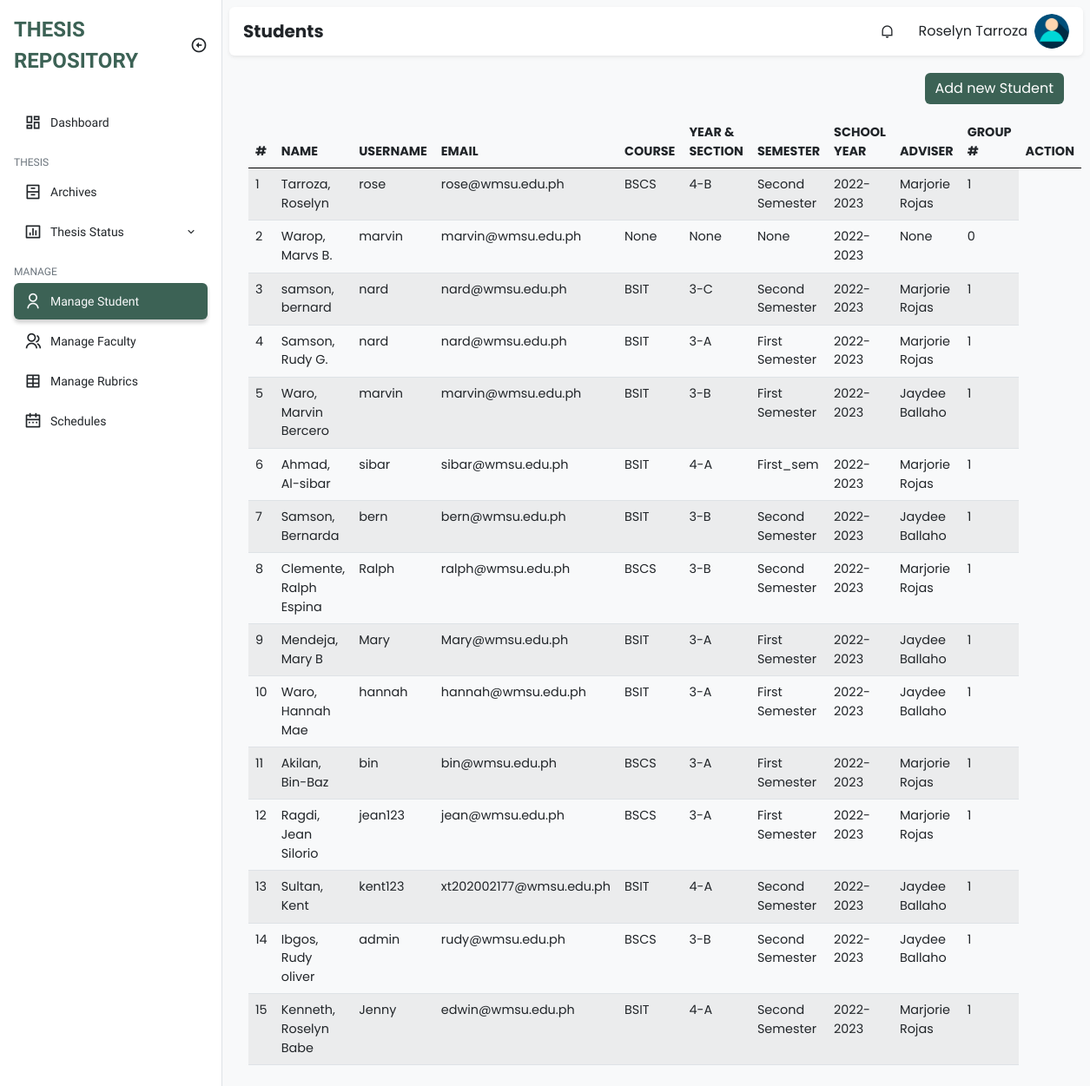
The app's page /admin/manage_students.php (signed in) with its own data.
### tables this page shows
CREATE TABLE `student` (
  `id` int(11) NOT NULL,
  `firstname` varchar(255) NOT NULL,
  `middle_name` varchar(255) NOT NULL,
  `lastname` varchar(255) NOT NULL,
  `username` varchar(255) NOT NULL,
  `email` varchar(100) NOT NULL,
  `password` varchar(255) NOT NULL,
  `type` varchar(100) NOT NULL,
  `course` varchar(100) NOT NULL,
  `year_and_section` varchar(20) NOT NULL,
  `sem` varchar(100) NOT NULL,
  `school_year` varchar(50) NOT NULL,
  `your_adviser` varchar(100) NOT NULL,
  `your_group` int(10) NOT NULL,
  `created_at` timestamp NOT NULL DEFAULT current_timestamp(),
  `updated_at` timestamp NOT NULL DEFAULT current_timestamp() ON UPDATE current_timestamp()
);

### class/student.class.php (called while the page is built, shortened)
<?php
class Student{
    protected $db;
    function __construct()
    {
        $this->db = new Database();
    }
    function show(){
        $sql = "SELECT * FROM student ORDER BY CONCAT('lastname',', ','firstname') ASC;";
        $query=$this->db->connect()->prepare($sql);
        if($query->execute()){
            $data = $query->fetchAll();
        }
        return $data;
    }
}
?>

### class/database.sample.php (called while the page is built)
<?php
class Database{
    private $host = 'localhost';
    private $username = 'root';
    private $password = '';
    private $database = 'tams';
    protected $connection;
    function connect(){
        try
			{
				$this->connection = new PDO("mysql:host=$this->host;dbname=$this->database",
											$this->username, $this->password);
			}
			catch (PDOException $e)
			{
				echo "Connection error " . $e->getMessage();
			}
        return $this->connection;
    }
}
?>

### admin/manage_students.php (the view, shortened to what this page needs)
<?php
require_once '../class/student.class.php';
?>
<!DOCTYPE html>
<html lang="en">
  <head>
    <link
      href="https://cdn.jsdelivr.net/npm/remixicon@2.5.0/fonts/remixicon.css"
      rel="stylesheet"
    />
    <link rel="stylesheet" href="https://cdn.datatables.net/1.13.1/css/dataTables.bootstrap5.min.css">
    <link rel="stylesheet" href="https://cdn.datatables.net/responsive/2.4.0/css/responsive.bootstrap.min.css">
    <link rel="stylesheet" href="../assets/css/bootstrap.min.css" />
    <link rel="stylesheet" href="../assets/css/style.css" />
  </head>
  <body>
    <div class="sidebar position-fixed top-0 bottom-0 bg-white border-end">
      <div class="d-flex align-items-center p-3">
        <a
          href="#"
          class="sidebar-logo text-uppercase fw-bold text-decoration-none text-indigo fs-4"
          >Thesis Repository</a
        >
        <i
          class="sidebar-toggle ri-arrow-left-circle-line ms-auto fs-5 d-none d-md-block"
        ></i>
      </div>
      <ul class="sidebar-menu p-3 m-0 mb-0">
        <li class="sidebar-menu-item">
          <a href="dashboard.php">
            <i class="ri-dashboard-line sidebar-menu-item-icon"></i>
            Dashboard
          </a>
        </li>
        <li class="sidebar-menu-divider mt-3 mb-1 text-uppercase">Thesis</li>
        <li class="sidebar-menu-item">
          <a href="archives.php">
            <i class="ri-archive-drawer-line sidebar-menu-item-icon"></i>
            Archives
          </a>
        </li>
        <li class="sidebar-menu-item has-dropdown">
          <a href="thesis_status.php">
              <i class="ri-bar-chart-box-line sidebar-menu-item-icon"></i>
              Thesis Status
              <i class="ri-arrow-down-s-line sidebar-menu-item-accordion ms-auto"></i>
          </a>
      </li>
        <li class="sidebar-menu-divider mt-3 mb-1 text-uppercase">Manage</li>
        <li class="sidebar-menu-item active">
          <a href="manage_students.html">
            <i class="ri-user-line sidebar-menu-item-icon"></i>
            Manage Student
          </a>
        </li>
        <li class="sidebar-menu-item">
          <a href="manage_faculty.php">
            <i class="ri-group-line sidebar-menu-item-icon"></i>
            Manage Faculty
          </a>
        </li>
        <li class="sidebar-menu-item">
          <a href="manage_rubrics.php">
            <i class="ri-table-2 sidebar-menu-item-icon"></i>
            Manage Rubrics
          </a>
        </li>
        <li class="sidebar-menu-item">
          <a href="manage_schedules.php">
            <i class="ri-calendar-2-line sidebar-menu-item-icon"></i>
            Schedules
          </a>
        </li>
      </ul>
    </div>
    <main class="bg-light">
      <div class="p-2">
        <nav class="px-3 py-2 bg-white rounded shadow-sm">
          <h5 class="fw-bold mb-0 me-auto">Students</h5>
          <div class="dropdown me-3 d-none d-sm-block">
            <div
              class="cursor-pointer dropdown-toggle navbar-link"
              data-bs-toggle="dropdown"
              aria-expanded="false"
            >
              <i class="ri-notification-line"></i>
            </div>
          </div>
          <div class="dropdown">
            <div
              class="d-flex align-items-center cursor-pointer dropdown-toggle"
              data-bs-toggle="dropdown"
              aria-expanded="false"
            >
              <span class="me-2 d-none d-sm-block"><?php echo $_SESSION['fullname'] ?></span>
              <img
                class="navbar-profile-image"
                src="../img/u-icon.png" alt="Image"
              />
            </div>
          </div>
        </nav>
        <div class="py-4">
          <div class="container padding-bottom">
                  <div class="head-cont d-flex justify-content-end pb-2">
                      <a class="btn btn-primary add-button" href="add_student.php">Add new Student</a>
                  </div>
                    <table id="example" class="table table-striped" style="width:100%">
                        <thead>
                        <tr>
                            <th>#</th>
                            <th>Name</th>
                            <th>Username</th>
                            <th>Email</th>
                            <th>Course</th>
                            <th>Year & Section</th>
                            <th>Semester</th>
                            <th>School Year</th>
                            <th>Adviser</th>
                            <th>Group #</th>
                            <th class="action">Action</th>
                        </tr>
                        </thead>
                        <tbody>
                                <?php
                                    require_once '../class/student.class.php';
                                    $student = new Student();
                                    $i = 1;
                                    foreach ($student->show() as $value){
                                ?>
                                    <tr>
                                        <td><?php echo $i ?></td>
                                        <td><?php echo $value['lastname'] . ', ' . $value['firstname'] . ' ' . $value['middle_name'] ?></td>
                                        <td><?php echo $value['username'] ?></td>
                                        <td><?php echo $value['email'] ?></td>
                                        <td><?php echo $value['course'] ?></td>
                                        <td><?php echo $value['year_and_section'] ?></td>
                                        <td><?php echo $value['sem'] ?></td>
                                        <td><?php echo $value['school_year'] ?></td>
                                        <td><?php echo $value['your_adviser'] ?></td>
                                        <td><?php echo $value['your_group'] ?></td>
                                    </tr>
                                <?php
                                    $i++;
                                }
                                ?>
                        </tbody>
                    </table>
          </div>
        </div>
    </div>
    </main>
  </body>
</html>

### assets/css/style.css (style rules this page uses)
:root { --bs-blue: #0d6efd; --bs-indigo: #6610f2; --bs-purple: #6f42c1; --bs-pink: #d63384; --bs-red: #dc3545; --bs-orange: #fd7e14; --bs-yellow: #ffc107; --bs-green: #198754; --bs-teal: #20c997; --bs-cyan: #0dcaf0; --bs-black: #000; --bs-white: #fff; --bs-gray: #6c757d; --bs-gray-dark: #343a40; --bs-gray-100: #f8f9fa; --bs-gray-200: #e9ecef; --bs-gray-300: #dee2e6; --bs-gray-400: #ced4da; --bs-gray-500: #adb5bd; --bs-gray-600: #6c757d; --bs-gray-700: #495057; --bs-gray-800: #343a40; --bs-gray-900: #212529; --bs-primary: #0d6efd; --bs-secondary: #6c757d; --bs-success: #198754; --bs-info: #0dcaf0; --bs-warning: #ffc107; --bs-danger: #dc3545; --bs-light: #f8f9fa; --bs-dark: #212529; --bs-primary-rgb: 13, 110, 253; --bs-secondary-rgb: 108, 117, 125; --bs-success-rgb: 25, 135, 84; --bs-info-rgb: 13, 202, 240; --bs-warning-rgb: 255, 193, 7; --bs-danger-rgb: 220, 53, 69; --bs-light-rgb: 248, 249, 250; --bs-dark-rgb: 33, 37, 41; --bs-white-rgb: 255, 255, 255; --bs-black-rgb: 0, 0, 0; --bs-body-color-rgb: 33, 37, 41; --bs-body-bg-rgb: 255, 255, 255; --bs-font-sans-serif: system-ui, -apple-system, "Segoe UI", Roboto, "Helvetica Neue", "Noto Sans", "Liberation Sans", Arial, sans-serif, "Apple Color Emoji", "Segoe UI Emoji", "Segoe UI Symbol", "Noto Color Emoji"; --bs-font-monospace: SFMono-Regular, Menlo, Monaco, Consolas, "Liberation Mono", "Courier New", monospace; --bs-gradient: linear-gradient(180deg, rgba(255, 255, 255, 0.15), rgba(255, 255, 255, 0)); --bs-body-font-family: var(--bs-font-sans-serif); --bs-body-font-size: 1rem; --bs-body-font-weight: 400; --bs-body-line-height: 1.5; --bs-body-color: #212529; --bs-body-bg: #fff; --bs-border-width: 1px; --bs-border-style: solid; --bs-border-color: #dee2e6; --bs-border-color-translucent: rgba(0, 0, 0, 0.175); --bs-border-radius: 0.375rem; --bs-border-radius-sm: 0.25rem; --bs-border-radius-lg: 0.5rem; --bs-border-radius-xl: 1rem; --bs-border-radius-2xl: 2rem; --bs-border-radius-pill: 50rem; --bs-heading-color: ; --bs-link-color: #0d6efd; --bs-link-hover-color: #0a58ca; --bs-code-color: #d63384; --bs-highlight-bg: #fff3cd; --maincolor: #3C6255; --maincolorMdark: #61876E; --maincolor_light: rgb(180, 224, 183); --cancelcolor: #EB1D36; --cancelcolor_light: #FA9494; --uppernav: #FFFBF5; }
body { font-family: 'Work Sans', sans-serif; }
.text-indigo:hover, .text-indigo { color: var(--maincolor); }
.dropdown-toggle::after { display: none; }
.cursor-pointer { cursor: pointer; }
.sidebar.collapsed:hover, .sidebar { width: 16rem; overflow-y: auto; transition: width .2s, left .2s; left: 0; z-index: 500; }
.sidebar-toggle { cursor: pointer; transition: .2s; }
.sidebar-menu { list-style-type: none; }
.sidebar-menu-item { margin-bottom: .25rem; }
.sidebar-menu-item a { text-decoration: none; display: flex; align-items: center; color: var(--bs-dark); padding: .375rem .75rem; border-radius: .375rem; font-size: .875rem; white-space: nowrap; }
.sidebar-menu-item > a { overflow: hidden; }
.sidebar-menu-item.active a { background-color: var(--maincolor); color: var(--bs-light); box-shadow: 0 .25rem .25rem rgba(0, 0, 0, 0.175); }
.sidebar-menu-item-icon { margin-right: .625rem; font-size: 1.25rem; }
.sidebar-menu-item-accordion { transition: transform .2s; }
.sidebar.collapsed:hover .sidebar-menu-divider, .sidebar-menu-divider { font-size: .75rem; color: var(--bs-gray-600); transition: opacity .2s; opacity: 1; visibility: visible; }
main { padding-left: 0; min-height: 100vh; font-family: 'Poppins', sans-serif; }
nav { display: flex; align-items: center; }
.navbar-profile-image { width: 2.5rem; height: 2.5rem; object-fit: cover; border-radius: 50%; }
.navbar-link { width: 2.5rem; height: 2.5rem; display: flex; align-items: center; justify-content: center; border-radius: .25rem; }
@media (min-width: 768px) { main { transition: padding-left .2s; padding-left: 16rem; } }
.container { font-size: 90%; }
.container .add-button { background: var(--maincolor); border: none; display: flex; justify-content: flex-end; }
thead { text-transform: uppercase; border-bottom: #000; }
a { text-decoration: none; color: var(--bs-green); }
.py-4 { padding: 10px !important; height: 100%; width: 100%; margin-top: 10px; border-radius: 10px; }

### records on screen
student: lastname "Tarroza", firstname "Roselyn", username "rose", email "rose@wmsu.edu.ph", course "BSCS", year_and_section "4-B", sem "Second Semester", school_year "2022-2023", your_adviser "Marjorie Rojas", your_group "1"
student: lastname "Warop", firstname "Marvs", middle_name "B.", username "marvin", email "marvin@wmsu.edu.ph", course "None", year_and_section "None", sem "None", school_year "2022-2023", your_adviser "None", your_group "0"
student: lastname "samson", firstname "bernard", username "nard", email "nard@wmsu.edu.ph", course "BSIT", year_and_section "3-C", sem "Second Semester", school_year "2022-2023", your_adviser "Marjorie Rojas", your_group "1"
student: lastname "Samson", firstname "Rudy", middle_name "G.", username "nard", email "nard@wmsu.edu.ph", course "BSIT", year_and_section "3-A", sem "First Semester", school_year "2022-2023", your_adviser "Marjorie Rojas", your_group "1"
student: lastname "Waro", firstname "Marvin", middle_name "Bercero", username "marvin", email "marvin@wmsu.edu.ph", course "BSIT", year_and_section "3-B", sem "First Semester", school_year "2022-2023", your_adviser "Jaydee Ballaho", your_group "1"
student: lastname "Ahmad", firstname "Al-sibar", username "sibar", email "sibar@wmsu.edu.ph", course "BSIT", year_and_section "4-A", sem "First_sem", school_year "2022-2023", your_adviser "Marjorie Rojas", your_group "1"
student: lastname "Samson", firstname "Bernarda", username "bern", email "bern@wmsu.edu.ph", course "BSIT", year_and_section "3-B", sem "Second Semester", school_year "2022-2023", your_adviser "Jaydee Ballaho", your_group "1"
student: lastname "Clemente", firstname "Ralph", middle_name "Espina", username "Ralph", email "ralph@wmsu.edu.ph", course "BSCS", year_and_section "3-B", sem "Second Semester", school_year "2022-2023", your_adviser "Marjorie Rojas", your_group "1"
student: lastname "Mendeja", firstname "Mary", middle_name "B", username "Mary", email "Mary@wmsu.edu.ph", course "BSIT", year_and_section "3-A", sem "First Semester", school_year "2022-2023", your_adviser "Jaydee Ballaho", your_group "1"
student: lastname "Waro", firstname "Hannah", middle_name "Mae", username "hannah", email "hannah@wmsu.edu.ph", course "BSIT", year_and_section "3-A", sem "First Semester", school_year "2022-2023", your_adviser "Jaydee Ballaho", your_group "1"
student: lastname "Akilan", firstname "Bin-Baz", username "bin", email "bin@wmsu.edu.ph", course "BSCS", year_and_section "3-A", sem "First Semester", school_year "2022-2023", your_adviser "Marjorie Rojas", your_group "1"
student: lastname "Ragdi", firstname "Jean", middle_name "Silorio", username "jean123", email "jean@wmsu.edu.ph", course "BSCS", year_and_section "3-A", sem "First Semester", school_year "2022-2023", your_adviser "Marjorie Rojas", your_group "1"
student: lastname "Sultan", firstname "Kent", username "kent123", email "xt202002177@wmsu.edu.ph", course "BSIT", year_and_section "4-A", sem "Second Semester", school_year "2022-2023", your_adviser "Jaydee Ballaho", your_group "1"
student: lastname "Ibgos", firstname "Rudy", middle_name "oliver", username "admin", email "rudy@wmsu.edu.ph", course "BSCS", year_and_section "3-B", sem "Second Semester", school_year "2022-2023", your_adviser "Jaydee Ballaho", your_group "1"
student: lastname "Kenneth", firstname "Roselyn", middle_name "Babe", username "Jenny", email "edwin@wmsu.edu.ph", course "BSIT", year_and_section "4-A", sem "Second Semester", school_year "2022-2023", your_adviser "Marjorie Rojas", your_group "1"

### other values on screen
$_SESSION['fullname'] "Roselyn Tarroza"
